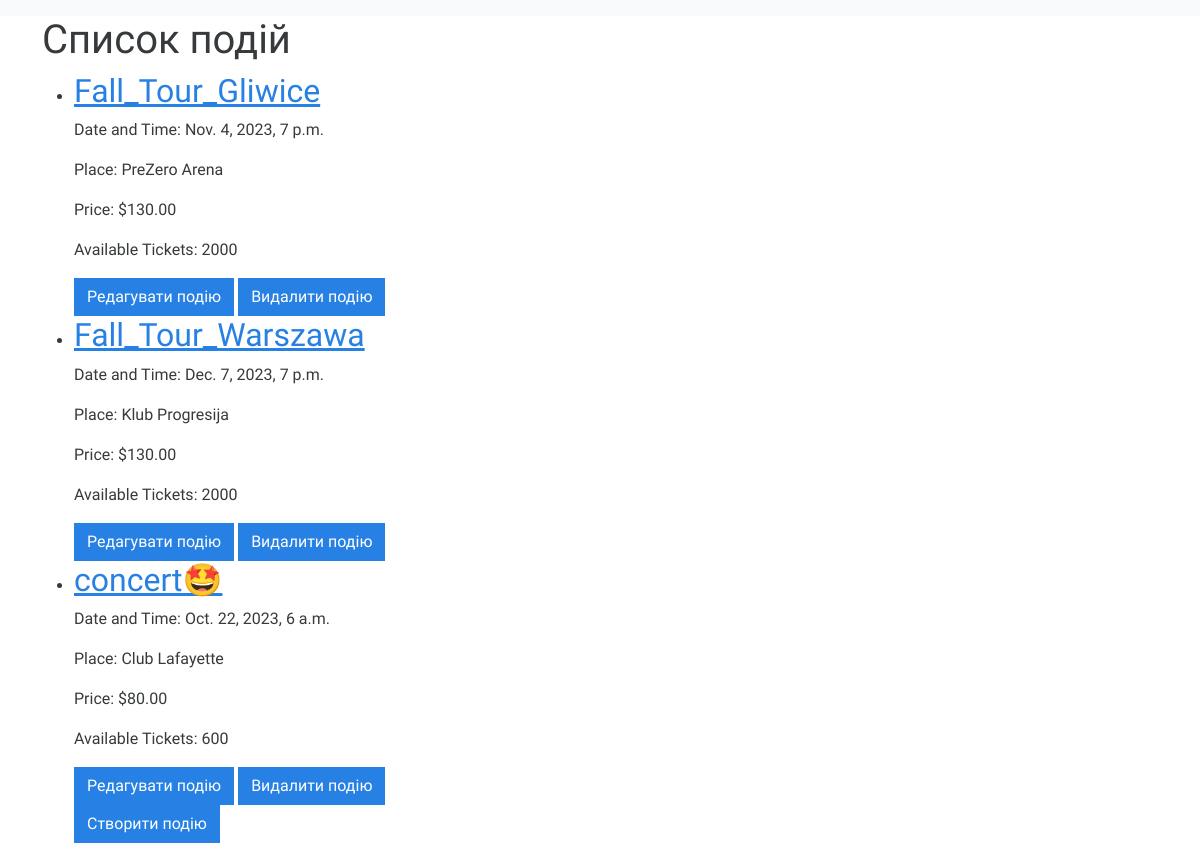
Screenshot of /events/ with the database file from the repository.
### main/models.py (models this page shows, shortened)
class Event(models.Model):
    name = models.CharField(max_length=100)
    is_complete = models.BooleanField()
    date_time = models.DateTimeField(null=True, blank=True)
    place = models.ForeignKey('Place', null=True, on_delete=models.SET_NULL)
    price = models.DecimalField(max_digits=10, decimal_places=2)
    amount = models.PositiveIntegerField()

class Place(models.Model):
    name = models.CharField(max_length=100)
    city = models.CharField(max_length=100)
    photo = models.URLField(null=True, blank=True)  # Посилання на фото місця
    location = models.URLField(null=True, blank=True)  # Посилання на розташування місця
    capacity = models.PositiveIntegerField()
    lat = models.FloatField(null=True, blank=True)  # Широта
    lng = models.FloatField(null=True, blank=True)  # Довгота

### main/views.py (the view)
# urls.py: path('events/', views.event_list, name='event_list'),
def event_list(request):
    events = Event.objects.all()
    return render(request, 'events.html', {'events': events})

### main/templates/events.html (shortened to what this page needs)
{% extends 'base.html' %}
{% block content %}
<html>
<head>
</head>
<body>
    <h1>Список подій</h1>
    <ul>
        {% for event in events %}
            <li>
                <h2><a href="{% url 'event_details' event.id %}">{{ event.name }}</a></h2>
                <p>Date and Time: {{ event.date_time }}</p>
                <p>Place: {{ event.place.name }}</p>
                <p>Price: ${{ event.price }}</p>
                <p>Available Tickets: {{ event.amount }}</p>
                <a href="{% url 'edit_event' event.id  %}" class="btn btn-primary">Редагувати подію</a>
                <a href="{% url 'delete_event' event.id  %}" class="btn btn-primary">Видалити подію</a>
            </li>
        {% endfor %}
<a href="{% url 'create_event' %}" class="btn btn-primary">Створити подію</a>
    </ul>
</body>
</html>
{% endblock %}

### rows the page displays
Event: name "Fall_Tour_Gliwice", date_time "Nov. 4, 2023, 7 p.m.", place.name "PreZero Arena", price "130.00", amount "2000"
Event: name "Fall_Tour_Warszawa", date_time "Dec. 7, 2023, 7 p.m.", place.name "Klub Progresija", price "130.00", amount "2000"
Event: name "concert🤩", date_time "Oct. 22, 2023, 6 a.m.", place.name "Club Lafayette", price "80.00", amount "600"
